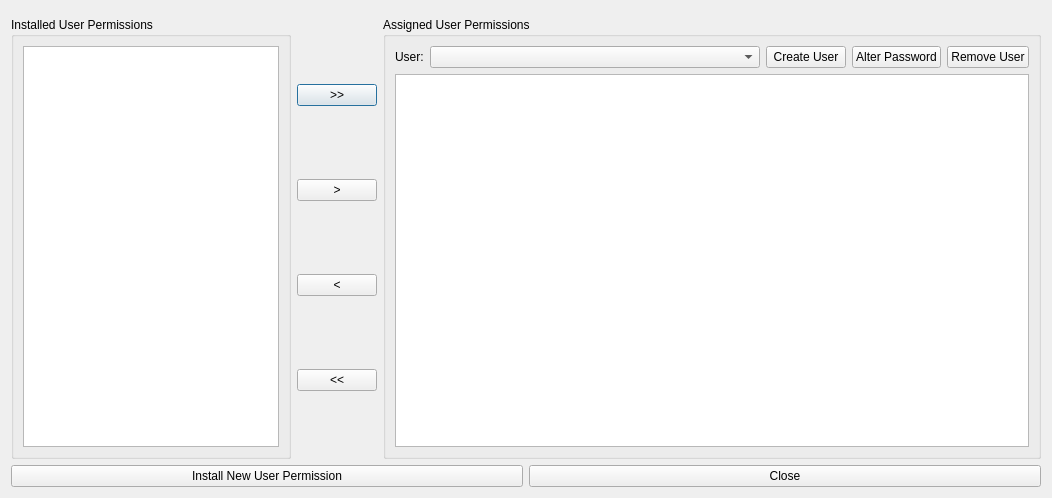
<?xml version="1.0" encoding="UTF-8"?>
<ui version="4.0">
 <class>Dialog</class>
 <widget class="QDialog" name="Dialog">
  <property name="windowModality">
   <enum>Qt::ApplicationModal</enum>
  </property>
  <property name="geometry">
   <rect>
    <x>0</x>
    <y>0</y>
    <width>1052</width>
    <height>498</height>
   </rect>
  </property>
  <property name="windowTitle">
   <string>Manage User Permissions</string>
  </property>
  <layout class="QGridLayout" name="gridLayout_4">
   <item row="0" column="0">
    <widget class="ConnectionWidget" name="widget" native="true"/>
   </item>
   <item row="1" column="0">
    <layout class="QGridLayout" name="gridLayout_3">
     <item row="0" column="0">
      <widget class="QGroupBox" name="groupBox">
       <property name="title">
        <string>Installed User Permissions</string>
       </property>
       <layout class="QGridLayout" name="gridLayout_2">
        <item row="0" column="0">
         <widget class="QListWidget" name="installedProfiles">
          <property name="sizePolicy">
           <sizepolicy hsizetype="Maximum" vsizetype="Expanding">
            <horstretch>0</horstretch>
            <verstretch>0</verstretch>
           </sizepolicy>
          </property>
         </widget>
        </item>
       </layout>
      </widget>
     </item>
     <item row="0" column="1">
      <layout class="QVBoxLayout" name="verticalLayout">
       <item>
        <widget class="QPushButton" name="insertAllButton">
         <property name="text">
          <string>&gt;&gt;</string>
         </property>
        </widget>
       </item>
       <item>
        <widget class="QPushButton" name="insertButton">
         <property name="text">
          <string>&gt;</string>
         </property>
        </widget>
       </item>
       <item>
        <widget class="QPushButton" name="removeButton">
         <property name="text">
          <string>&lt;</string>
         </property>
        </widget>
       </item>
       <item>
        <widget class="QPushButton" name="removeAllButton">
         <property name="text">
          <string>&lt;&lt;</string>
         </property>
        </widget>
       </item>
      </layout>
     </item>
     <item row="0" column="2">
      <widget class="QGroupBox" name="groupBox_2">
       <property name="title">
        <string>Assigned User Permissions</string>
       </property>
       <layout class="QGridLayout" name="gridLayout">
        <item row="0" column="0">
         <layout class="QHBoxLayout" name="horizontalLayout">
          <item>
           <widget class="QLabel" name="label">
            <property name="text">
             <string>User:</string>
            </property>
           </widget>
          </item>
          <item>
           <widget class="QComboBox" name="comboBox">
            <property name="sizePolicy">
             <sizepolicy hsizetype="Expanding" vsizetype="Fixed">
              <horstretch>0</horstretch>
              <verstretch>0</verstretch>
             </sizepolicy>
            </property>
           </widget>
          </item>
          <item>
           <widget class="QPushButton" name="createUserButton">
            <property name="text">
             <string>Create User</string>
            </property>
           </widget>
          </item>
          <item>
           <widget class="QPushButton" name="alterPasswordButton">
            <property name="text">
             <string>Alter Password</string>
            </property>
           </widget>
          </item>
          <item>
           <widget class="QPushButton" name="removeUserButton">
            <property name="text">
             <string>Remove User</string>
            </property>
           </widget>
          </item>
         </layout>
        </item>
        <item row="1" column="0">
         <widget class="QListWidget" name="assignedProfiles"/>
        </item>
       </layout>
      </widget>
     </item>
    </layout>
   </item>
   <item row="2" column="0">
    <layout class="QHBoxLayout" name="horizontalLayout_2">
     <item>
      <widget class="QPushButton" name="installProfile">
       <property name="text">
        <string>Install New User Permission</string>
       </property>
      </widget>
     </item>
     <item>
      <widget class="QPushButton" name="closeButton">
       <property name="text">
        <string>Close</string>
       </property>
      </widget>
     </item>
    </layout>
   </item>
  </layout>
 </widget>
 <customwidgets>
  <customwidget>
   <class>ConnectionWidget</class>
   <extends>QWidget</extends>
   <header>DsgTools.gui.CustomWidgets.connectionWidget.h</header>
   <container>1</container>
  </customwidget>
 </customwidgets>
 <resources/>
 <connections/>
</ui>
